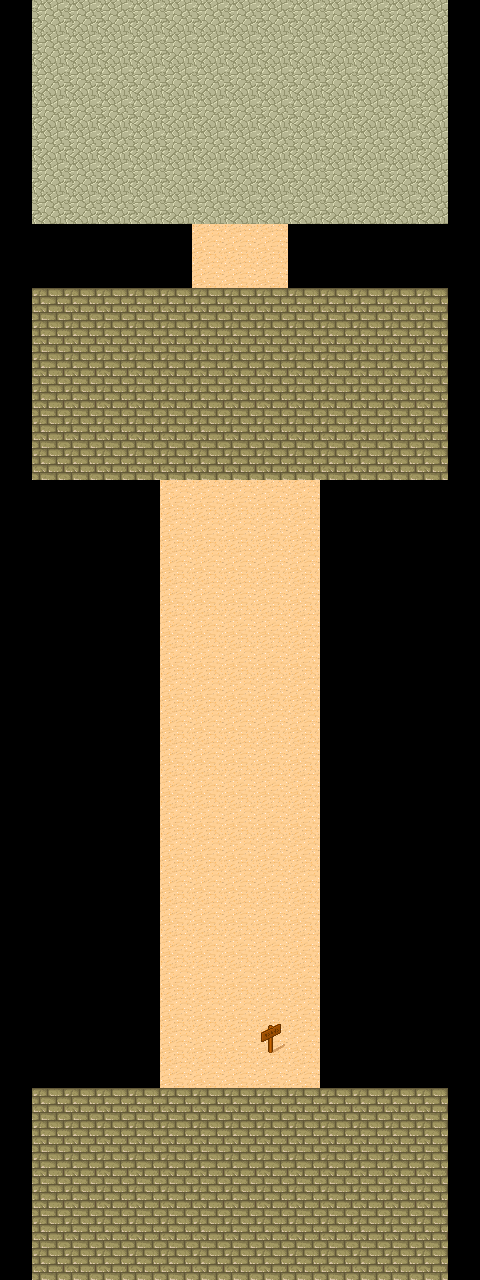

Rendered tile map (Tiled .tmx) drawn with the repository's tilesets; below, a short description and the map source with its tile grids summarised:
An orthogonal 15x40 tile map with 32x32 px tiles, 1 tile layer (Tile Layer 1) and 12 objects (7x coin, 3x region, region, room, useable-room-enabler).

<map version="1.0" orientation="orthogonal" width="15" height="40" tilewidth="32" tileheight="32">
 <tileset firstgid="1" name="terrain" tilewidth="32" tileheight="32" spacing="1" margin="1">
  <image source="../../media/tmw_desert_spacing.png" width="265" height="199" />
 </tileset>
 <layer name="Tile Layer 1" width="15" height="40">
  <data>[600 cells, 348 non-empty, 4 distinct tile ids]</data>
 </layer>
 <objectgroup name="Object Layer 1" width="15" height="40">
  <object name="Room 1" type="region" x="32" y="0" width="416" height="256" />
  <object name="Room 2" type="region" x="32" y="256" width="416" height="224" />
  <object name="Coin 1" type="coin" x="96" y="96" width="32" height="32" />
  <object name="Coin 2" type="coin" x="288" y="64" width="32" height="32" />
  <object name="Coin 3" type="coin" x="352" y="160" width="32" height="32" />
  <object name="Coin 4" type="coin" x="80" y="368" width="32" height="32" />
  <object name="Coin 5" type="coin" x="240" y="368" width="32" height="32" />
  <object name="Coin 6" type="coin" x="368" y="432" width="32" height="32" />
  <object name="Region 3" type="region" x="32" y="480" width="416" height="608" />
  <object name="Region 4" type="region, room" x="32" y="1088" width="416" height="192" />
  <object name="Coin 7" type="coin" x="160" y="1216" width="32" height="32" />
  <object name="Switch" type="useable-room-enabler" x="256" y="1024" width="32" height="32">
   <properties>
    <property name="isBlock" value="true" />
    <property name="target" value="Region 4" />
   </properties>
  </object>
 </objectgroup>
</map>
